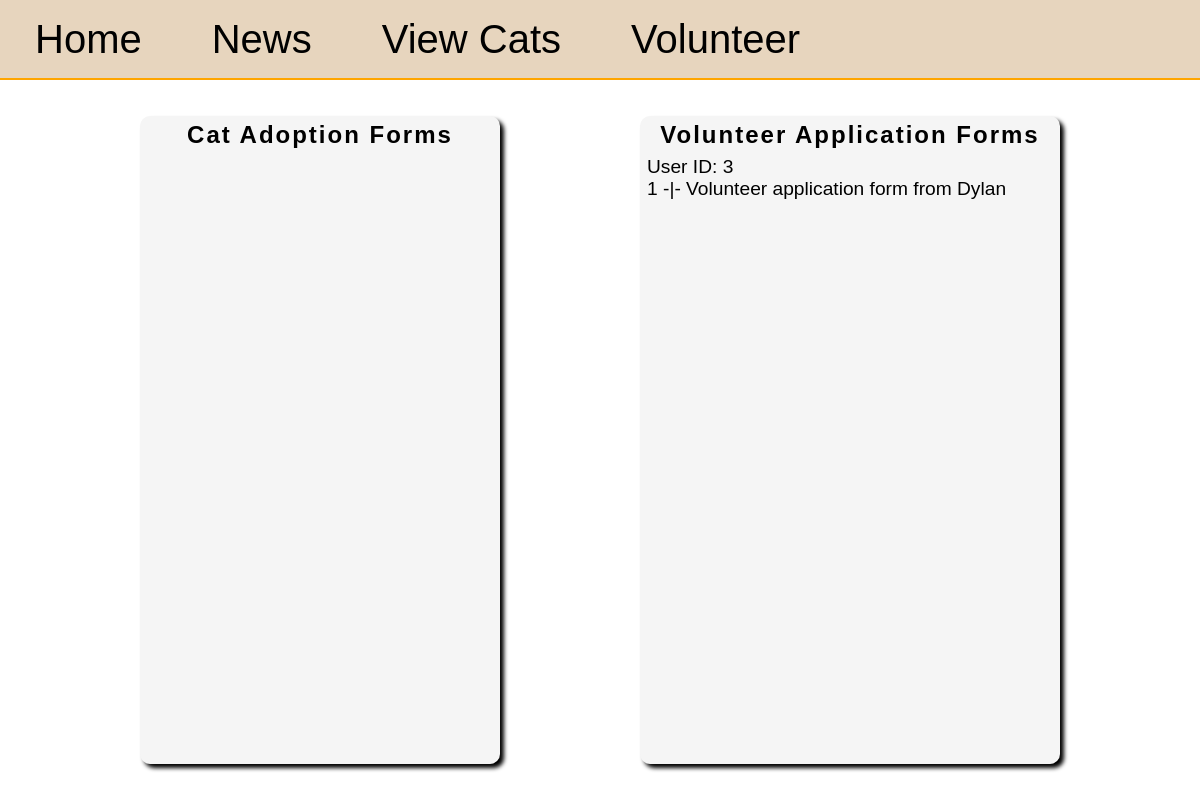
Before: /admin/4 with the older database file.
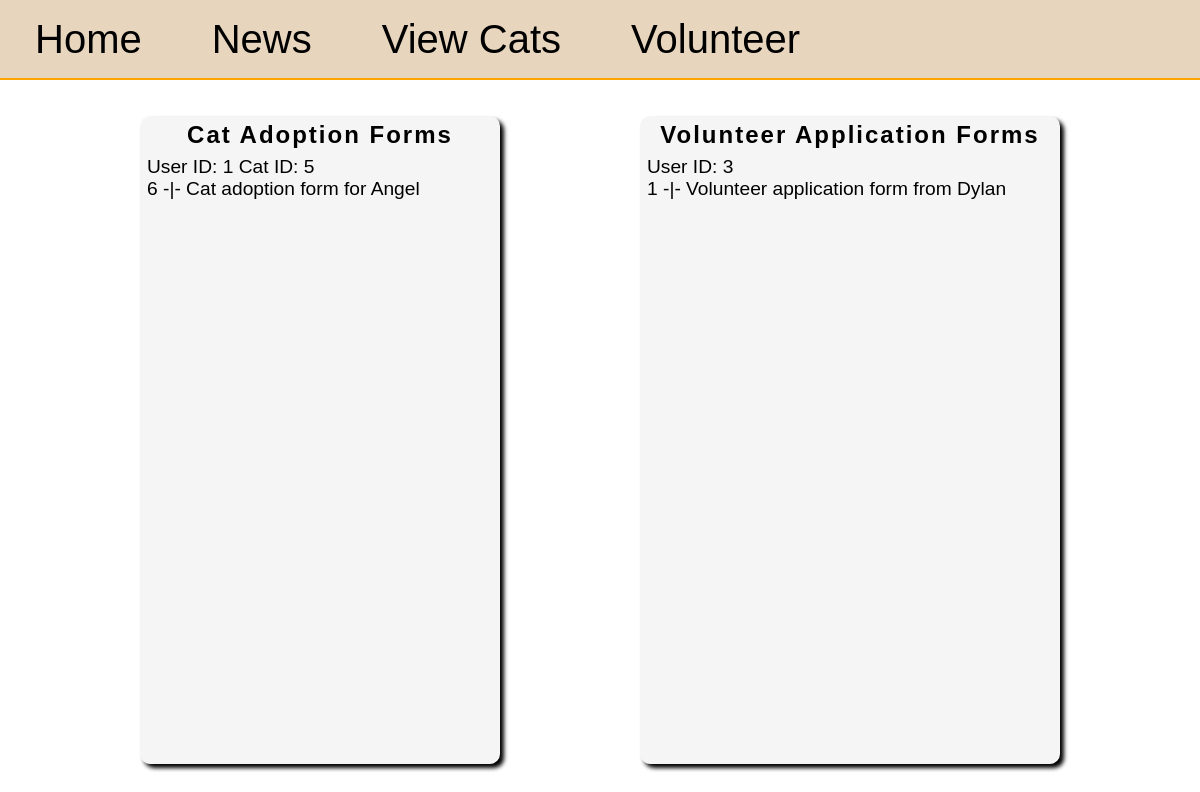
After: the same page with the newer database file.
### db_management.py (models this page shows)
class VolunteerRequest(db.Model):
	id = db.Column(db.Integer, primary_key=True)
	first_name = db.Column(db.String(50), nullable=False)
	last_name = db.Column(db.String(50), nullable=False)
	address = db.Column(db.String(50), nullable=False)
	age = db.Column(db.Integer, nullable=False)
	reason = db.Column(db.String(500), nullable=False)
	user_id = db.Column(db.Integer, db.ForeignKey('user.id'), nullable=False)
	review = db.relationship('VolunteerRequestReview', backref='request', uselist=False)

class AdoptionForm(db.Model):
	id = db.Column(db.Integer, primary_key=True)
	address = db.Column(db.String(30), nullable=False)
	other_pets = db.Column(db.Integer, nullable=False)
	reason = db.Column(db.String(100), nullable=False)
	cat_id = db.Column(db.Integer, db.ForeignKey('cat.id'), nullable=False)
	user_id = db.Column(db.Integer, db.ForeignKey('user.id'), nullable=False)
	review = db.relationship('AdoptionFormReview', backref='form', uselist=False)

class Cat(db.Model):
	id = db.Column(db.Integer, primary_key=True)
	name = db.Column(db.String(25), nullable=False)
	bio = db.Column(db.String(100), nullable=False)
	age = db.Column(db.Integer, nullable=False)
	gender = db.Column(db.String(1), nullable=False)
	image = db.Column(db.String(100))
	room = db.Column(db.String(2))
	adopted = db.Column(db.Boolean, nullable=False, default=False)
	forms = db.relationship('AdoptionForm', backref='cat', lazy=True)
	transport = db.relationship('CatTransport', backref='cat', lazy=True, uselist=False)

### main.py (the view)
@app.route('/admin/<int:id>', methods=["GET", "POST"])
def admin(id):
	review_form = ReviewAdoptForm()
	user = User.query.get(id)
	adoption_forms = AdoptionForm.query.all()
	volunteer_forms = VolunteerRequest.query.all()
	new_review = 0
	if review_form.validate_on_submit() and review_form.accept.data and review_form.type.data == "cat":
		new_review = AdoptionFormReview(status="To be delivered", form_id=review_form.form_id.data)
		cat = AdoptionForm.query.get(new_review.form_id).cat
		cat.adopted = True
		cat_adoption_forms = AdoptionForm.query.filter(AdoptionForm.cat_id == cat.id).all()
		reject_adoption_forms(cat_adoption_forms, review_form)
	elif review_form.validate_on_submit() and review_form.decline.data and review_form.type.data == "cat":
		new_review = AdoptionFormReview(status="Declined", reason=review_form.reason.data, form_id=review_form.form_id.data)
	elif review_form.validate_on_submit() and review_form.accept.data and review_form.type.data == "volunteer":
		request = VolunteerRequest.query.get(review_form.form_id.data)
		request_user = User.query.get(request.user_id)
		request_user.level = "volunteer"
		new_review = VolunteerRequestReview(status="Accepted", request_id=review_form.form_id.data)
	elif review_form.validate_on_submit() and review_form.decline.data and review_form.type.data == "volunteer":
		new_review = VolunteerRequestReview(status="Declined", request_id=review_form.form_id.data)
	if new_review:
		db.session.add(new_review)
		db.session.commit()
		return redirect(url_for("admin", id=id))
	return render_template('admin.html', volunteer_forms=volunteer_forms, adoption_forms=adoption_forms, user=user, review_form=review_form)

### templates/admin.html (shortened to what this page needs)
{% extends "base.html" %}
{% block style %}
<link rel="stylesheet" href="{{ url_for('static', filename='admin.css') }}">
<link rel="stylesheet" href="https://cdnjs.cloudflare.com/ajax/libs/font-awesome/6.5.0/css/all.min.css">
{% endblock %}
{% block content %}
<main>
	<section id="cat-form-section">
		<h2>Cat Adoption Forms</h2>
		{% for form in adoption_forms %}
		{% if form.review %}
		{% else %}
		<div class="cat-form">
			<p>User ID: {{ form.user_id }} Cat ID: {{ form.cat.id }}</p>
			<p class="form-link" id="{{ form.id }}">{{ form.id }} -|- Cat adoption form for {{ form.cat.name }}</p>
		</div>
		{% endif %}
		{% endfor %}
	</section>
	<section id="volunteer-form-section">
		<h2>Volunteer Application Forms</h2>
		{% for form in volunteer_forms %}
		{% if form.review %}
		{% else %}
		<div class="volunteer-form">
			<p>User ID: {{ form.user_id }}</p>
			<p class="form-link" id="{{ form.id }}">{{ form.id }} -|- Volunteer application form from {{ form.first_name }}</p>
		</div>
		{% endif %}
		{% endfor %}
	</section>
</main>
{% endblock %}

### templates/base.html (shortened to what this page needs)
<!DOCTYPE html>
<html>
	<head>
		<link rel="stylesheet" href="{{ url_for('static', filename='styles.css') }}">
		{% block style %}{% endblock %}
	</head>
	<body>
		{% if user %}
		<header>
			<a href="/home/{{ user.id }}" id="header-home">Home</a>
			<a href="/news/{{ user.id }}" id="header-news">News</a>
			<a href="/cats/{{ user.id }}" id="header-cats">View Cats</a>
			{% if user.level == "user" %}
			<a href="/become_volunteer/{{ user.id }}" id="header-volunteer">Volunteer</a>
			{% else %}
			<a href="/is_volunteer/{{ user.id }}" id="header-volunteer">Volunteer</a>
			{% endif %}
		</header>
		{% endif %}
		{% block content %}{% endblock %}
	</body>
</html>

### static/styles.css (style rules this page uses)
* { margin: 0; padding: 0; box-sizing: border-box; font-family:Arial, Helvetica, sans-serif; }
html, body { width: 100vw; height: 100vh; font-size: 16px; }
header { width: 100%; height: 10%; background-color: rgb(231, 213, 190); display: flex; align-items: center; border-bottom: 2px solid orange; }
header a { font-size: 2.5rem; text-align: center; padding: 5px; margin-left: 30px; margin-right: 30px; position: relative; display: inline-block; text-decoration: none; color: black; }
header a::after { content: ""; position: absolute; left: 0; bottom: 0; width: 0; height: 3px; background: orange; transition: width 0.3s; }

### static/admin.css (style rules this page uses)
main { display: flex; align-items: center; justify-content: space-evenly; width: 100%; height: 90%; }
section { background-color: whitesmoke; border-radius: 10px; padding: 5px; display: grid; row-gap: 5px; grid-auto-rows: min-content; overflow-y: auto; transition: 0.3s ease-in-out; box-shadow: 4px 4px 4px black; }
#cat-form-section, #volunteer-form-section { width: 30%; height: 90%; }
#volunteer-form-section { width: 35%; }
h2 { font-size: 1.5rem; letter-spacing: 2px; text-align: center; }
.cat-form, .volunteer-form { display: flex; flex-direction: column; justify-content: center; border-radius: 7px; font-size: 1.2rem; padding: 2px; }
.form-link { text-decoration: none; color: black; }

Changed rows visible on the page:
added AdoptionForm: user_id "1", cat.id "5", id "6", cat.name "Angel"
